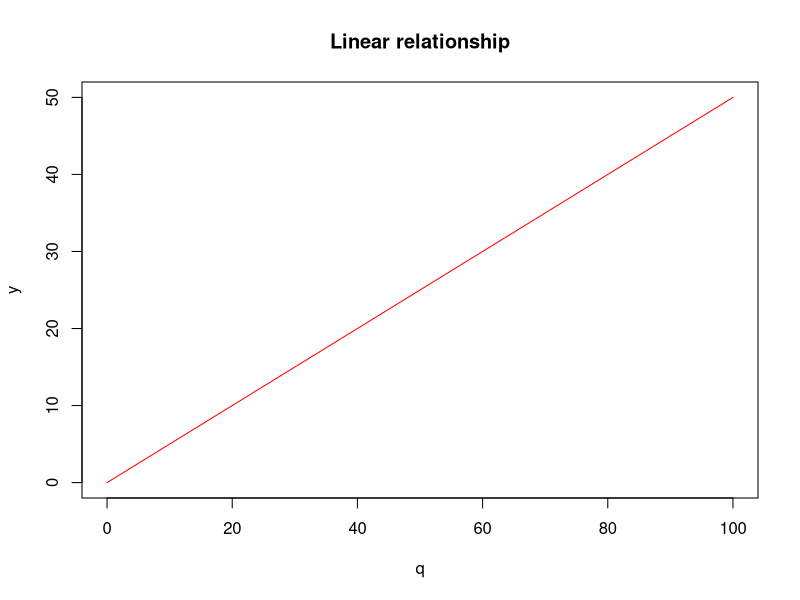
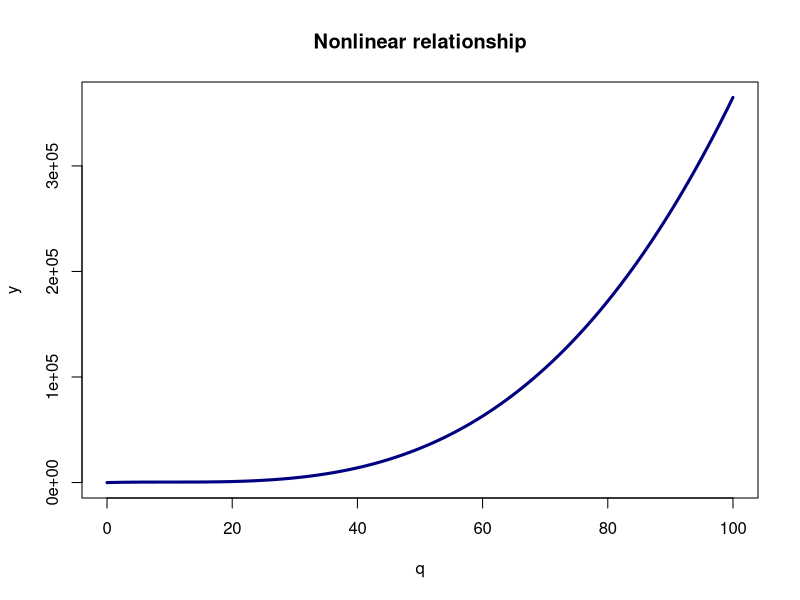
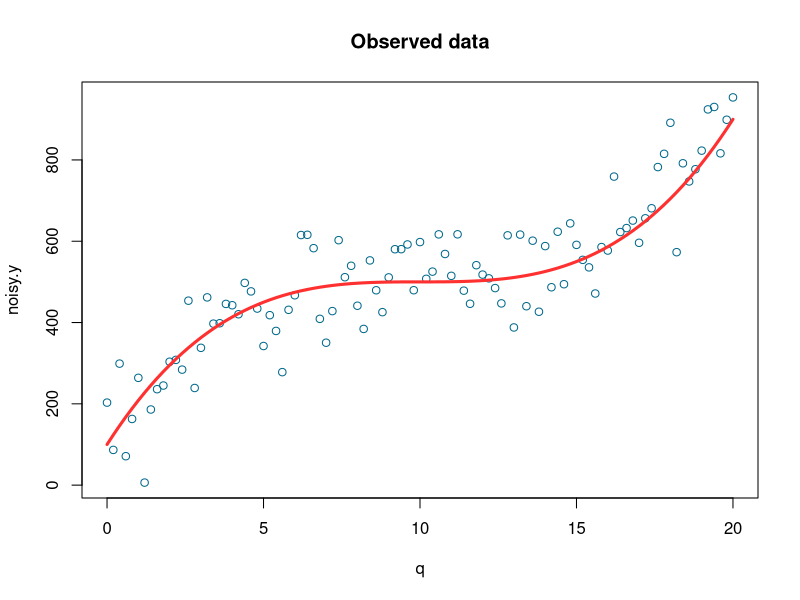
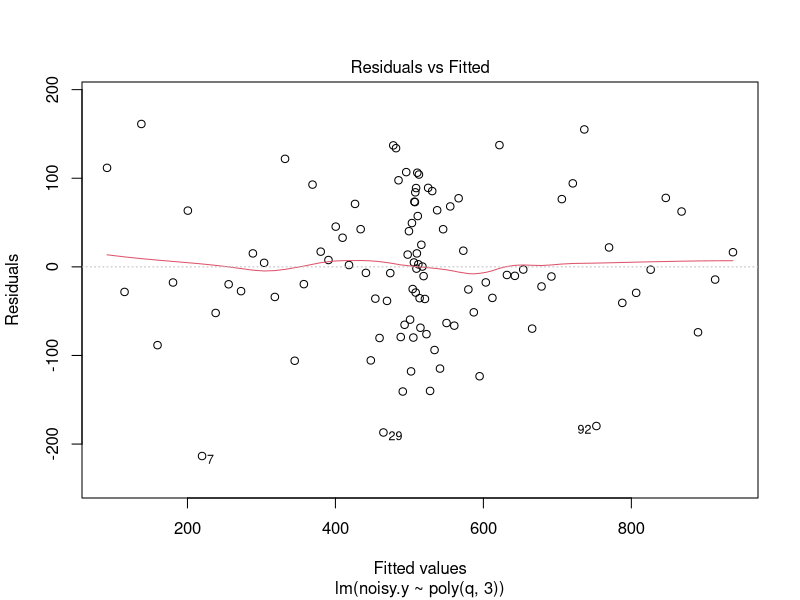
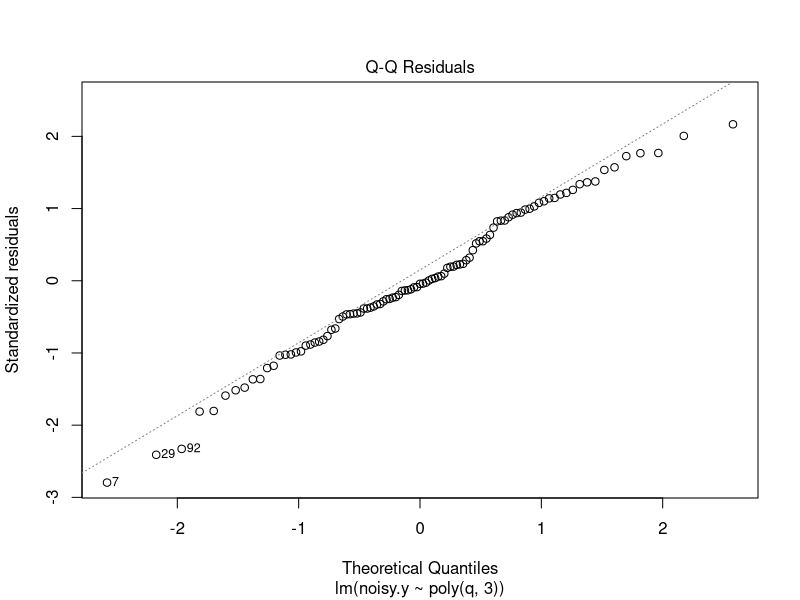
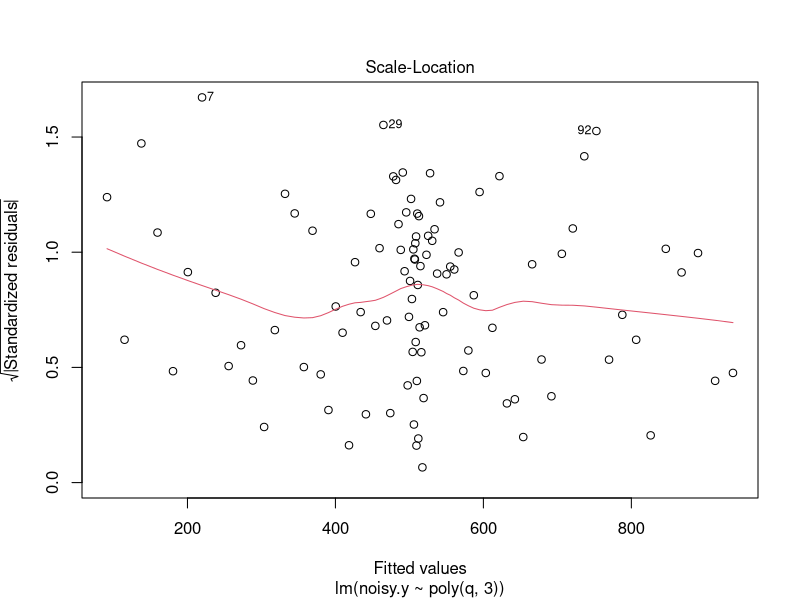
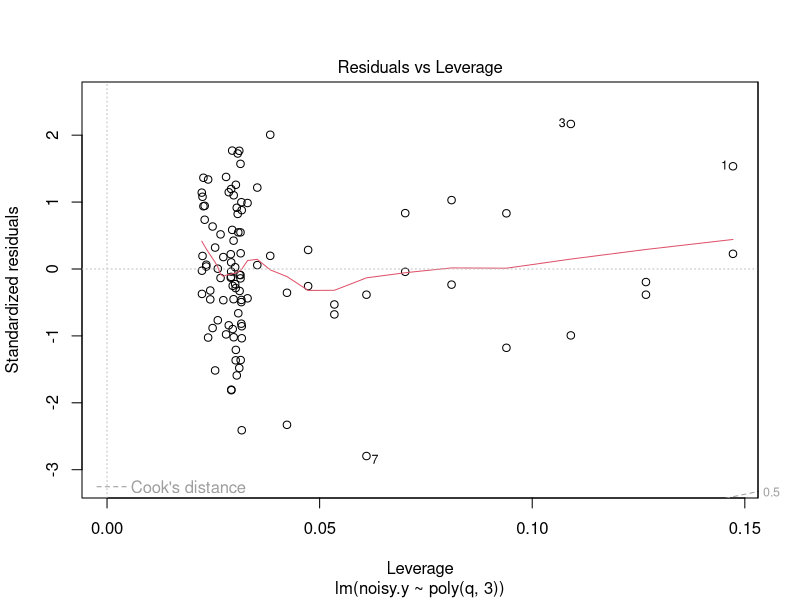
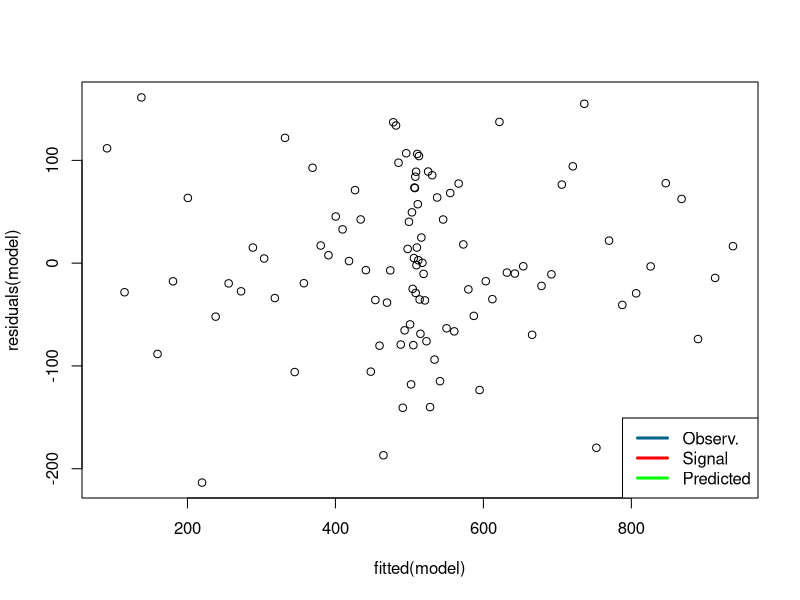

These charts were generated, in order, by the following R code:
# Example 1
p <- 0.5
q <- seq(0,100,1)
y <- p*q
plot(q,y,type='l',col='red',main='Linear relationship')

# Example 2
y <- 450 + p*(q-10)^3
plot(q,y,type='l',col='navy',main='Nonlinear relationship',lwd=3)

#-------------------------------------------------------------------------------
# Polynomial Regression

# Always remember use to set.seed(n) when generating pseudo random numbers.
# By doing this, the random number generator generates always the same numbers.
set.seed(20)

# Predictor (q). Use seq for generating equally spaced sequences fast
q <- seq(from=0, to=20, by=0.2)

# Value to predict (y)
y <- 500 + 0.4 * (q-10)^3

# Some noise is generated and added to the real signal (y)
noise <- rnorm(length(q), mean=10, sd=80)
noisy.y <- y + noise

# Plot of the noisy signal
plot(q,noisy.y,col='deepskyblue4',xlab='q',main='Observed data')
lines(q,y,col='firebrick1',lwd=3)

model <- lm(noisy.y ~ poly(q,3))
summary(model)

# Uncomment the next line to check residual plots and other model plots
plot(model)

# Confidence intervales for model parameters
confint(model, level=0.95)

# Plot of fitted vs residuals
# No clear pattern should show in the residual plot if the model is a good fit
plot(fitted(model),residuals(model))

# Predicted values and confidence intervals
predicted.intervals <- predict(model,data.frame(x=q),interval='confidence', level=0.99)

# Add lines to the existing plot
lines(q,predicted.intervals[,1],col='green',lwd=3)
lines(q,predicted.intervals[,2],col='black',lwd=1)
lines(q,predicted.intervals[,3],col='black',lwd=1)

# Add a legend
legend("bottomright",c("Observ.","Signal","Predicted"), 
       col=c("deepskyblue4","red","green"), lwd=3)

